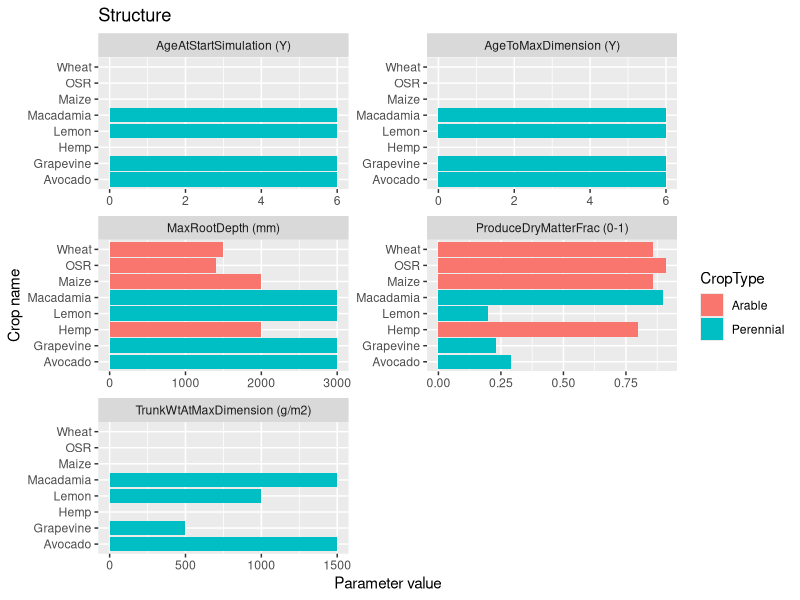
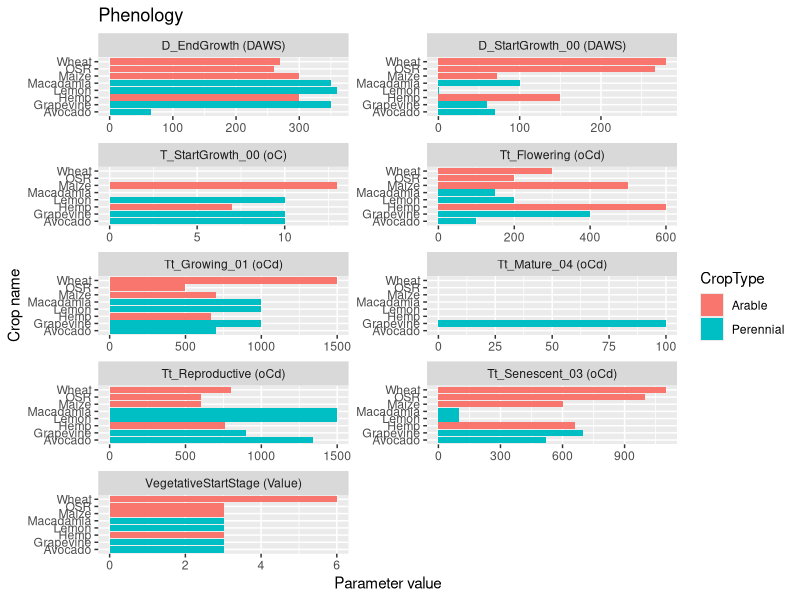
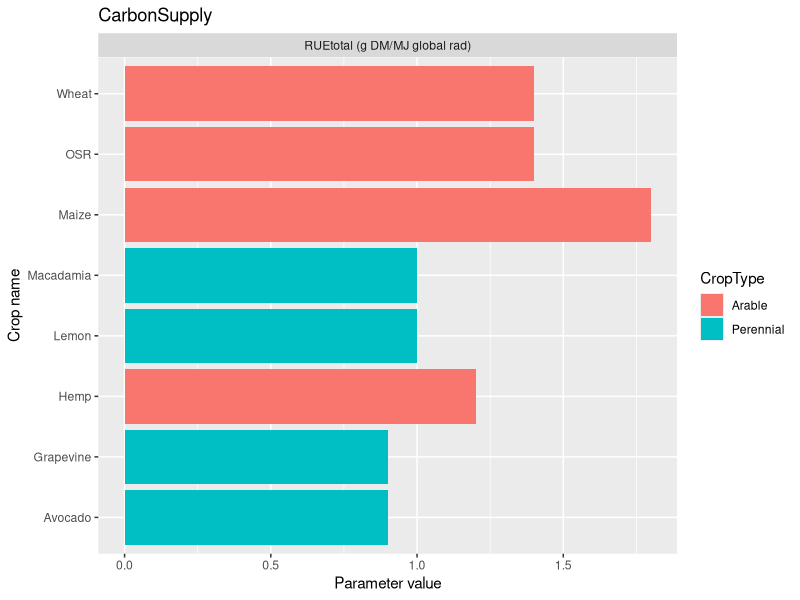
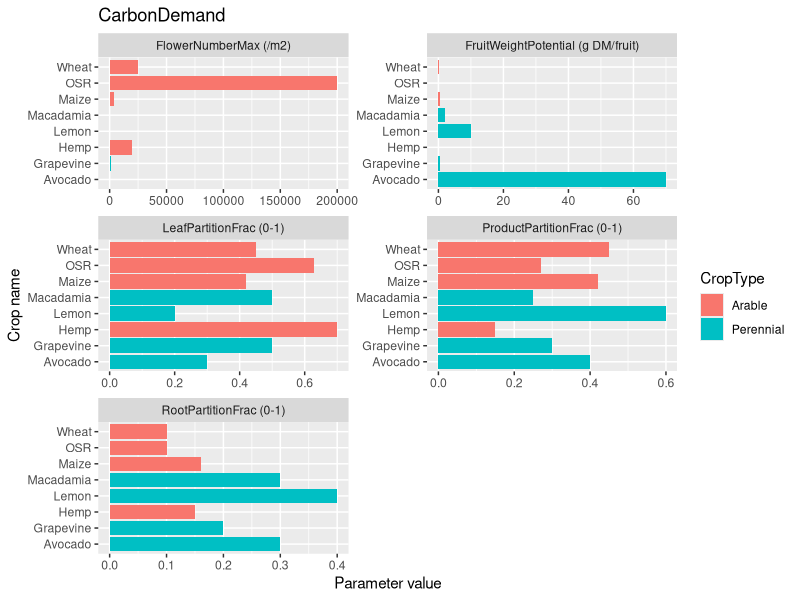
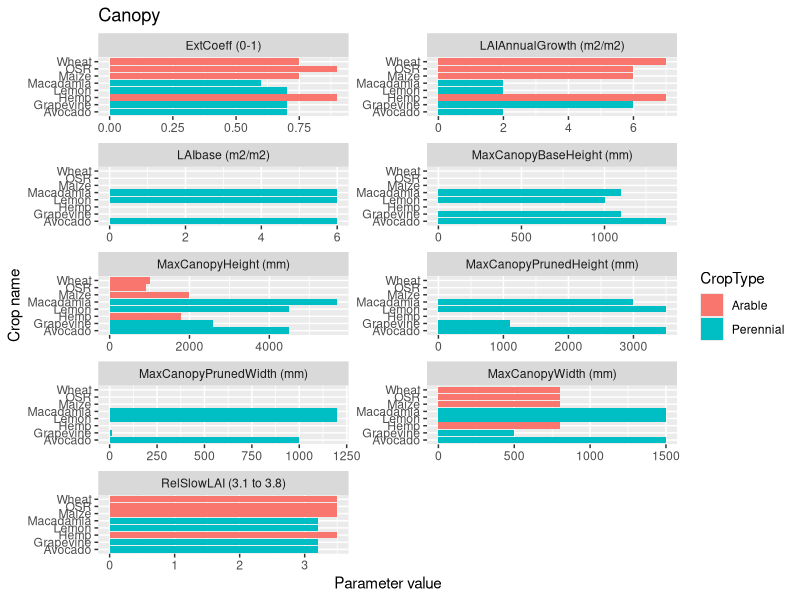
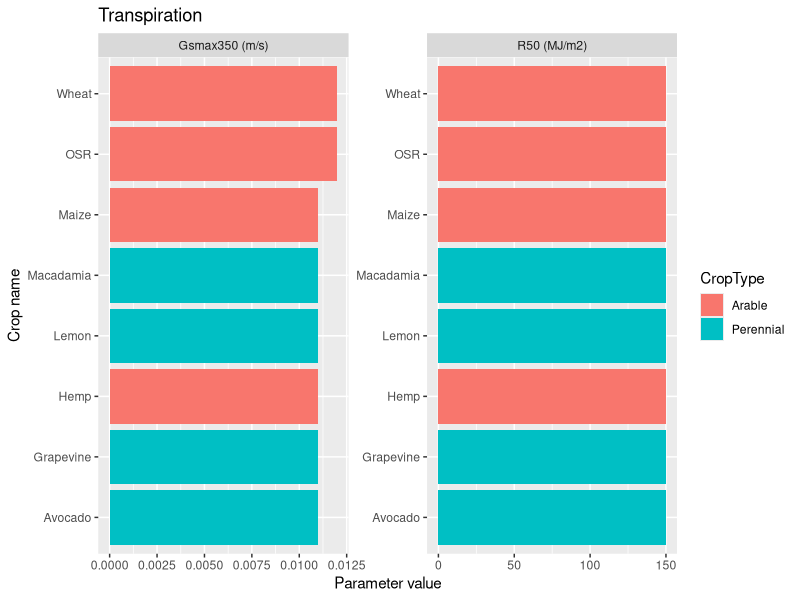
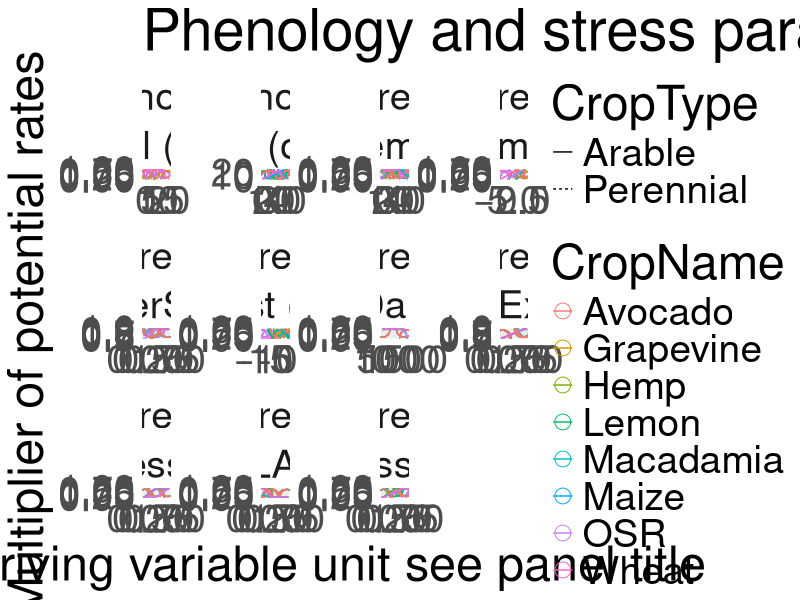
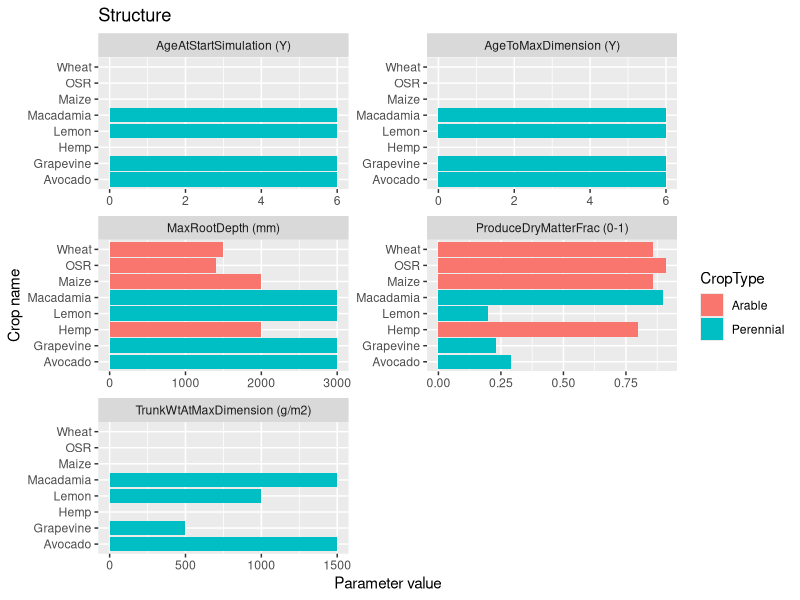

Write R code to recreate these figures, in order.
## ---- chunk 1
options(scipen = 999)
library(tidyverse)
library(ggplot2)
## ---- chunk 2
# Read the CSV file into a data frame
data <- read.csv("CropParameters.csv", stringsAsFactors = FALSE)
head(data)
## ---- chunk 3
str(data)
summary(data)
## ---- chunk 4
# Exclude unwanted crops
out_crop <- c("Apple","RyeGrass", "Clover")

# Define the vector with column names to gather (columns to turn into levels)
crop_select <- c("Maize","Wheat",	"Hemp",	"OSR",	"Grapevine",	"Macadamia",	"Lemon",	"Avocado")
crop_type <- data.frame(
  CropName=c("Maize","Wheat",	"Hemp",	"OSR","Grapevine",	"Macadamia",	"Lemon",	"Avocado"),
  CropType=c("Arable","Arable",	"Arable",	"Arable", "Perennial", "Perennial", "Perennial", "Perennial"))

# Fix bad var naming
fix_names <- data.frame(ParamName = c("AC_Dormant_05", "Tt_Dormant_05","RUETempThresholds","RUE_Fact_Y"),
                        NewParamName = c("Dorm_Temp_X", "Dorm_TtChill_Y",
                                         "RUE_Temp_X","RUE_Fact_Y"))

work_data<- data %>%
  dplyr::select(-one_of(out_crop)) %>%
  filter(ParamName!="CropType") %>%
  filter(Category != "PlantNitrogen") %>%
  tidyr::gather(key = "CropName", value = "ParamValue", all_of(crop_select)) %>%
  mutate(ParamNameFull=paste0(ParamName," (",ParamUnit,")")) %>%
  mutate(ParamType = case_when(
    !is.na(suppressWarnings(as.numeric(ParamValue))) ~ "numeric",
    grepl("\\(", ParamValue) ~ "array",                    # Check if value contains "(" (array)
    is.character(ParamValue) ~ "factor",                   # Check if value is a character (factor)
    TRUE ~ NA_character_                          # Default case (optional)
  )) %>% 
  mutate(CropName=fct_relevel(CropName, crop_select)) %>%
  arrange(CropName) %>%
  inner_join(crop_type, by="CropName") 

# work_data$ParamName <- ifelse(work_data$ParamName %in% fix_names$ParamName, 
#                        fix_names$NewParamName[match(work_data$ParamName, fix_names$ParamName)], 
#                        work_data$ParamName)

#str(work_data)
summary(work_data)
#head(work_data)
## ---- chunk 5

save_path <- "C:\\github\\ApsimX\\Prototypes\\DEROPAPY\\figures"

select_cat <- "Phenology"
select_cat <- "Structure"
select_cat <- "Carbon"
select_cat <- "Transpiration"
select_cat <- "Canopy"

cats <- unique(work_data$Category)

for(i in 1:length(cats)) {
  
  # filter  
  thisCat_data <- work_data %>%
 # filter(ParamName == select_param) %>%
  #filter(Category == select_cat) %>%
  filter(grepl(cats[i], Category)) %>%
  filter(ParamType == "numeric") %>%
  mutate(ParamValue=as.numeric(as.character(ParamValue))) 
  
  if(nrow(thisCat_data)>0) {
  
  # plot
    
  p <- thisCat_data %>%
  ggplot() +
  geom_bar(stat="identity", aes(x=CropName,y=ParamValue, fill = CropType)) +
  facet_wrap(.~ParamNameFull, scales="free", ncol=2) +
  coord_flip() +
  ylab("Parameter value")+
  xlab("Crop name")+
  labs(title = cats[i] ) 
  
  print(p)
  
  ggsave(filename = paste0(cats[i],".jpg"), dpi=100 )

    
  }
    
  }
  


## ---- chunk 6
# (ii) Create new column VarName using the first string element from ParName (split by '_')
df2 <- work_data %>%
  #filter(ParamName %in% c("TT_Temp_X", "TT_Acc_Y")) %>%
  dplyr::filter(ParamType == "array") %>%
  mutate(VarName = factor(sapply(strsplit(ParamName, "_"), `[`, 1))) 

# (iii) Create new column GraphAxes using the last string element from ParName (split by '_')
df3 <- df2 %>%
  filter(grepl("_X$", ParamName) | grepl("_Y$", ParamName)) %>%
  mutate(GraphAxes = factor(sapply(strsplit(ParamName, "_"), tail, n = 1)))

# (iv) Read ParValues as arrays (remove parentheses, split by space, and convert to numeric)
#df4 <- df3 %>%
#  mutate(ParamValue = str_replace_all(ParamValue, "[()]", ""),  # Remove parentheses
#         ParamValue = str_split(ParamValue, " "))  # Split by space into a list of arrays

df4 <- df3 %>%
mutate(
    ParamValue = str_replace_all(ParamValue, "[()]", ""),     # Remove parentheses
    ParamValue = str_replace_all(ParamValue, "\\s+", " "),    # Replace multiple spaces/tabs with a single space
    ParamValue = str_trim(ParamValue),                        # Trim any leading or trailing spaces
    ParamValue = str_split(ParamValue, " ")                   # Split by single space
  )


# (v) Create new columns for X-axes, Y-axes, and ArrayPosition
df5 <- df4 %>%
  unnest(ParamValue) %>%  # Unnest the list of arrays into rows
  group_by(ParamName) %>%
  mutate(ArrayPosition = row_number(),
         ParamValue = as.numeric(ParamValue)) %>%
  ungroup() %>%
  dplyr::select(-ParamNameFull, -ParamName, -Description, -ParamUnit) %>%
  pivot_wider(names_from = GraphAxes, values_from = ParamValue, names_prefix = "Axis_")

# Create columns for X-axes and Y-axes based on 'GraphAxes'
# df6 <- df5 %>%
#   mutate(`X-axes` = ifelse(!is.na(Axis_X), Axis_X, NA),
#          `Y-axes` = ifelse(!is.na(Axis_Y), Axis_Y, NA))

# (vi) Check for VarName if X and Y have the same array size
df_check <- df5 %>%
  group_by(VarName) %>%
  summarise(X_size = sum(!is.na(Axis_X)), Y_size = sum(!is.na(Axis_Y))) %>%
  filter(X_size != Y_size)

# If there are mismatches in sizes, print the result
if (nrow(df_check) > 0) {
  print("Mismatches found in array sizes for the following VarNames:")
  print(df_check)
} else {
  print("All VarNames have consistent array sizes.")
}

xvar_names_full <- df4 %>% filter(GraphAxes == "X") %>%
              dplyr::select(VarName, ParamUnit) %>%
              mutate(ParamNameFull = paste0(VarName, " (",ParamUnit,")"))


# (vii) Create geom_point graph for each ParName
df6 <- df5 %>%
  inner_join(xvar_names_full, by="VarName")%>%
  dplyr::select(-ArrayPosition)
             
df6 %>%
ggplot(aes(x = `Axis_X`, y = `Axis_Y`)) +
  geom_point(aes(colour = CropName), shape=21, size=5,
             position=position_jitter(w=0.05, h=0)
             ) +
  geom_line(aes(colour=CropName, linetype= CropType ), 
            position=position_jitter(w=0.05, h=0)) +
  facet_wrap(Category ~ ParamNameFull, scales = "free") +
  labs(title = "Phenology and stress parameters for different crops",
       x = "X-axes",
       y = "Y-axes") +
  theme_minimal() +
  theme(text=element_text(size=35)) +
  ylab("Multiplier of potential rates") +
  xlab("Driving variable unit see panel title")

